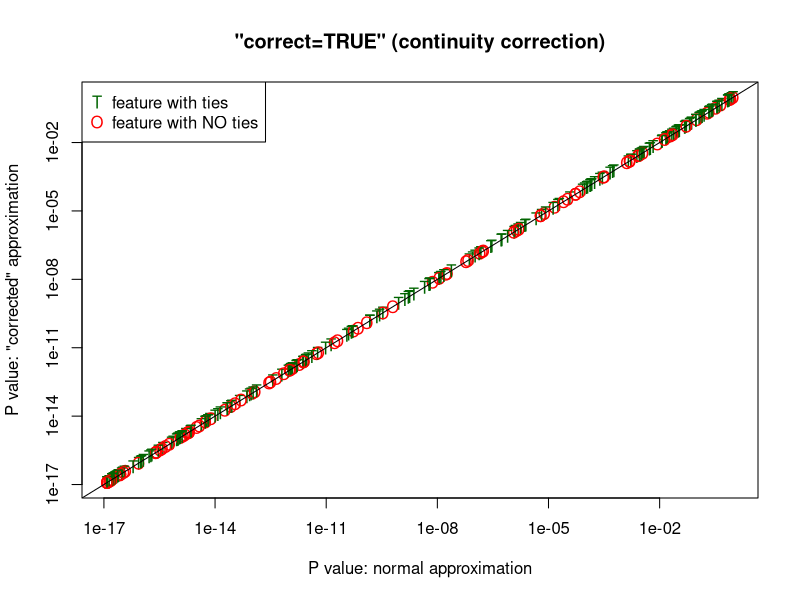
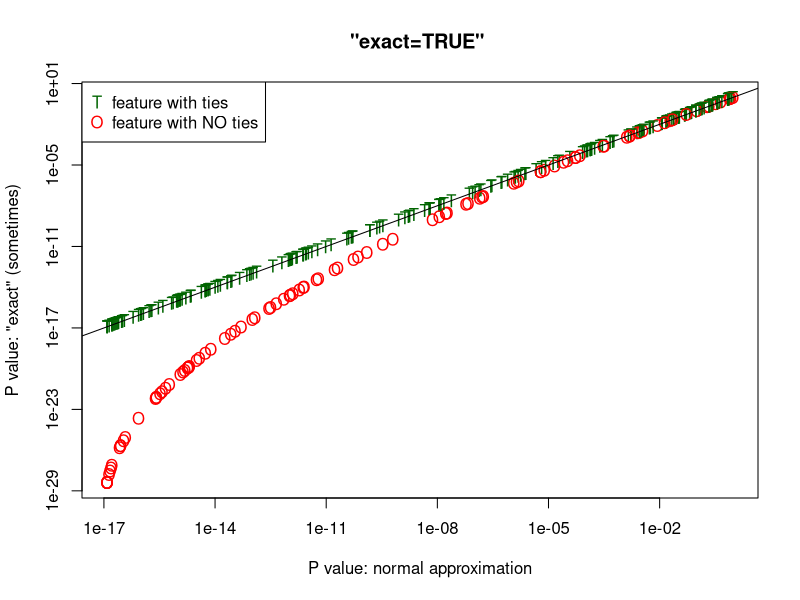
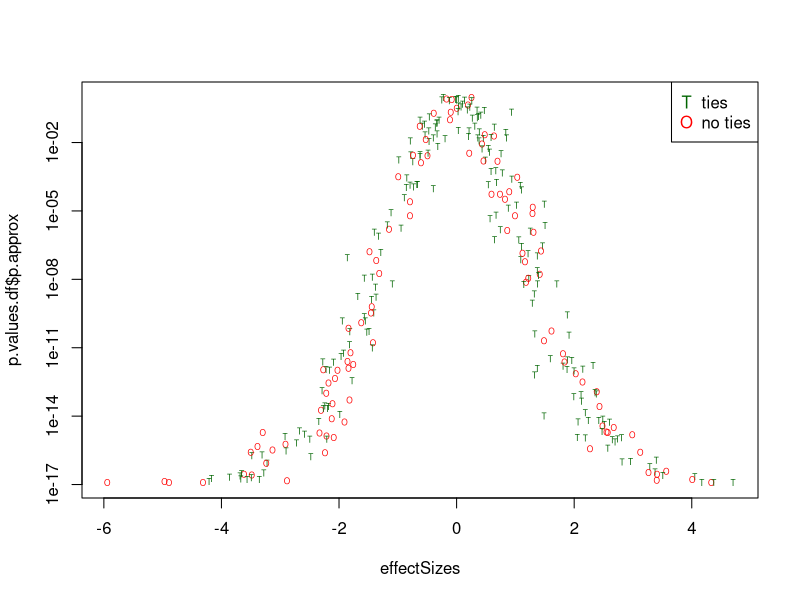
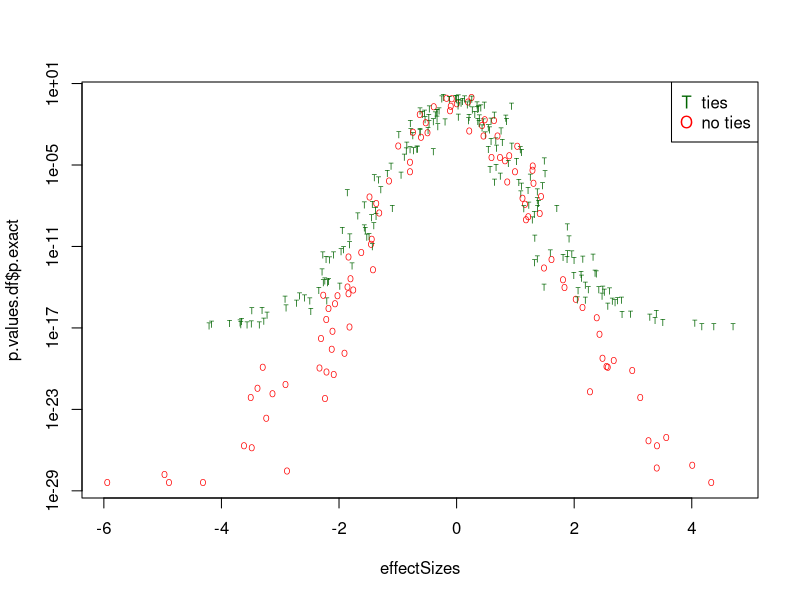

Generate these figures, in order, with R:
## ---- chunk 1
knitr::opts_chunk$set(echo = FALSE, results='hide')
#knitr::opts_chunk$set(echo = FALSE)
## ---- chunk 2
sampleSize = 100
nFeatures = 300
DIGITS = 3
effectSD = 2
effectSizes = rnorm(nFeatures) * effectSD

## ---- chunk 3
outcomeClass = rbinom(sampleSize, 1, 1/2) + 1
## ---- chunk 4
do.wilcoxes = function(Xrounded) {
  X1 <- Xrounded[outcomeClass==1]
  X2 <- Xrounded[outcomeClass==2]
  data.frame(p.approx = wilcox.test(X1, X2)$p.value,
             p.correct = wilcox.test(X1, X2, correct=T)$p.value,
             p.exact = wilcox.test(X1, X2, exact=T)$p.value,
             anyTied = length(unique(Xrounded)) < sampleSize 
                  ## not all unique.
   )
}
#options.saved = options(warn=-1)
p.values.list = lapply(effectSizes, function(effSize){
  X = rnorm(sampleSize) + effSize*outcomeClass
  Xrounded <- round(X, digits=DIGITS)
  do.wilcoxes(Xrounded)
 }
)
#options(options.saved)
library(plyr)
## Note: plyr is a good library to know! In "ldply", the "l" means the input is a list, and the "d" means the output is a data frame.
p.values.df = ldply(p.values.list)
anyTiedTable = table(p.values.df$anyTied)

## ---- chunk 5
colors = c("red","darkgreen")[p.values.df$anyTied+1]  
cex = c(1,1)[p.values.df$anyTied+1]  
pch = c("O", "T")[p.values.df$anyTied+1]  
with(p.values.df, {
    plot(p.approx, p.correct, log="xy", col=colors, pch=pch, cex=cex, 
         xlab="P value: normal approximation", 
         ylab="P value: \"corrected\" approximation")
    abline(a=0,b=1)
    title('"correct=TRUE" (continuity correction)')
  legend(x = 'topleft', legend=c('feature with ties', 'feature with NO ties'), pch=c('T', 'O'), col=c('darkgreen', 'red'))
}

)
## ---- chunk 6
with(p.values.df, {
    plot(p.approx,p.exact, log="xy", col=colors, pch=pch, cex=cex,
         xlab="P value: normal approximation", 
         ylab="P value: \"exact\" (sometimes)")
    abline(a=0,b=1)
    title('"exact=TRUE" ')
    legend(x = 'topleft', legend=c('feature with ties', 
                                   'feature with NO ties'),
           pch=c('T', 'O'), col=c('darkgreen', 'red'))

  }
)
## ---- chunk 7
plot(effectSizes, p.values.df$p.approx, pch = pch, cex=1/2, col = colors, log='y')
legend(x = 'topright', legend=c('ties', 'no ties'), pch=c('T', 'O'), col=c('darkgreen', 'red'))
## ---- chunk 8
plot(effectSizes, p.values.df$p.exact, pch = pch, cex=1/2, col = colors, log='y')
legend(x = 'topright', legend=c('ties', 'no ties'), pch=c('T', 'O'), col=c('darkgreen', 'red'))

## ---- chunk 9
effSize = 2

## ---- chunk 10
X = rnorm(sampleSize) + effSize*outcomeClass
X[2] = X[1] + 0.0001   #almost a tie
wilcox.out = do.wilcoxes(X)
## ---- chunk 11
t(
  sapply(6:0, function(digits) {
    c(digits=digits, do.wilcoxes(round(X, digits=digits)))
    }
    )
)
## ---- chunk 12
Xrounded3 = round(X, digits=3)
do.wilcoxes(Xrounded3)
which(duplicated(Xrounded3))
ties = which(duplicated(Xrounded3))
Xbrokentie = Xrounded3
Xbrokentie[ties] = Xbrokentie[ties] + 1e-7
do.wilcoxes(Xbrokentie)
## ---- chunk 13
nREPS = 200
timingFor.Xrounded3 = system.time(for(i in 1:nREPS)do.wilcoxes(Xrounded3))['user.self']
timingFor.Xbrokentie = system.time(for(i in 1:nREPS)do.wilcoxes(Xbrokentie))['user.self']
